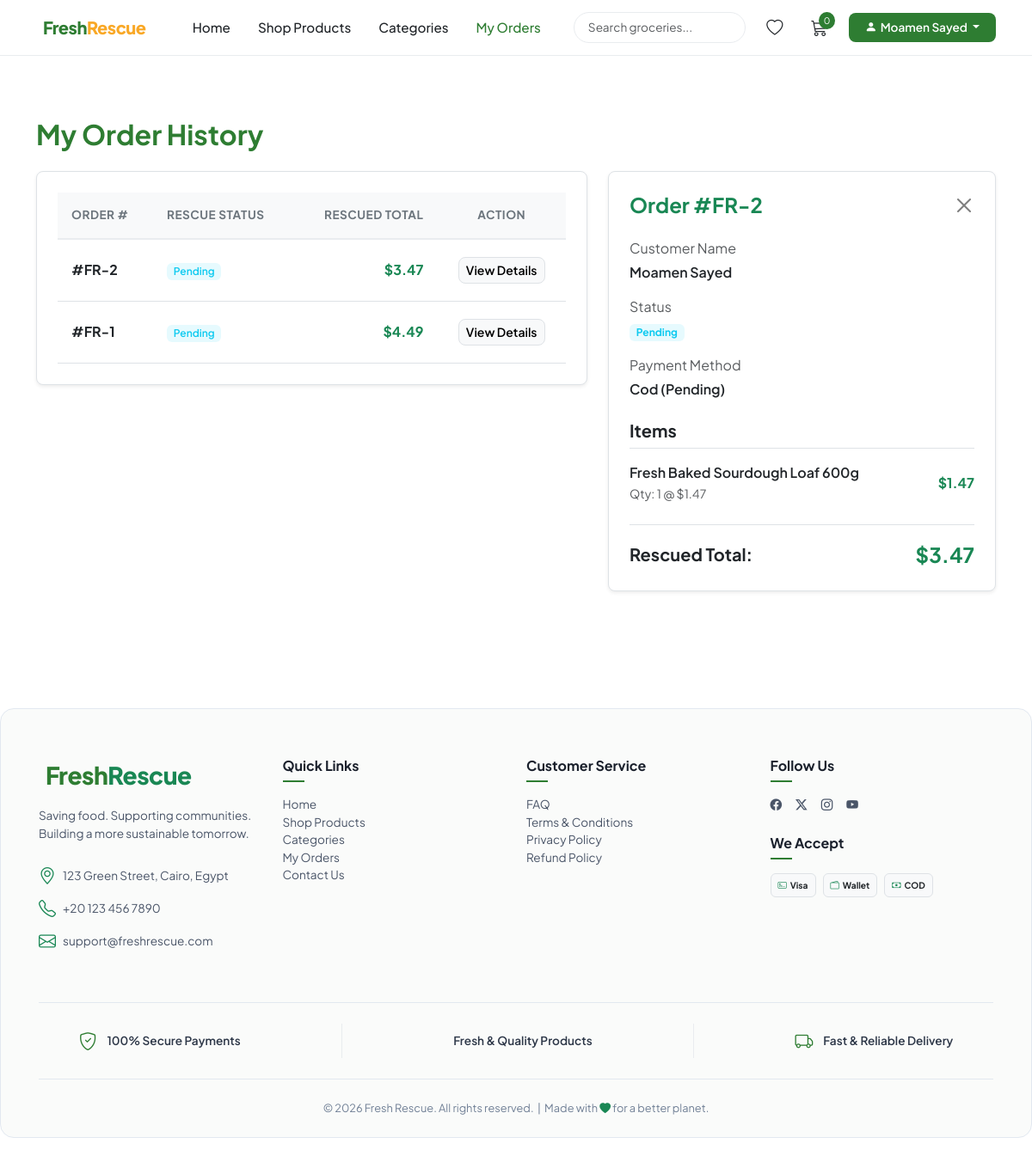
Screenshot of /orders.php?id=2 (signed in) with the database file from the repository.
### tables this page shows
CREATE TABLE `order` (
  `id` int(11) NOT NULL,
  `name` varchar(255) NOT NULL,
  `status` varchar(50) NOT NULL,
  `total_price` decimal(10,2) NOT NULL,
  `user_id` int(11) DEFAULT NULL,
  `payment_id` int(11) DEFAULT NULL,
  `created_at` timestamp NOT NULL DEFAULT current_timestamp()
);

CREATE TABLE `payment` (
  `id` int(11) NOT NULL,
  `method` varchar(50) NOT NULL,
  `status` varchar(50) NOT NULL,
  `paid_at` timestamp NULL DEFAULT NULL
);

CREATE TABLE `order_item` (
  `id` int(11) NOT NULL,
  `order_id` int(11) NOT NULL,
  `product_id` int(11) NOT NULL,
  `quantity` int(11) NOT NULL DEFAULT 1,
  `price_at_purchase` decimal(10,2) NOT NULL
);

CREATE TABLE `product` (
  `id` int(11) NOT NULL,
  `name` varchar(255) NOT NULL,
  `description` text DEFAULT NULL,
  `price` decimal(10,2) NOT NULL,
  `quantity` int(11) NOT NULL DEFAULT 0,
  `category_id` int(11) DEFAULT NULL,
  `image` varchar(255) DEFAULT NULL,
  `discount` int(11) DEFAULT 0,
  `expiration_date` date DEFAULT NULL,
  `status` varchar(50) DEFAULT 'active'
);

### orders.php (the view, shortened to what this page needs)
<?php
$conn = getDatabaseConnection();
$userId = $_SESSION['user_id'];
$userOrders = [];
$selectedOrder = null;
$selectedOrderItems = [];
$stmt = $conn->prepare("SELECT * FROM `order` WHERE `user_id` = ? ORDER BY `id` DESC");
$stmt->bind_param("i", $userId);
$stmt->execute();
$result = $stmt->get_result();
while ($row = $result->fetch_assoc()) {
    $userOrders[] = $row;
}
if (isset($_GET['id'])) {
    $orderId = (int)$_GET['id'];
    $orderStmt = $conn->prepare("SELECT o.*, p.method as payment_method, p.status as payment_status
                                 FROM `order` o
                                 LEFT JOIN `payment` p ON o.payment_id = p.id
                                 WHERE o.id = ? AND o.user_id = ?");
    $orderStmt->bind_param("ii", $orderId, $userId);
    $orderStmt->execute();
    $selectedOrder = $orderStmt->get_result()->fetch_assoc();
    if ($selectedOrder) {
        $itemsStmt = $conn->prepare("SELECT oi.*, p.name as product_name
                                     FROM `order_item` oi
                                     LEFT JOIN `product` p ON oi.product_id = p.id
                                     WHERE oi.order_id = ?");
        $itemsStmt->bind_param("i", $orderId);
        $itemsStmt->execute();
        $itemsResult = $itemsStmt->get_result();
        while ($row = $itemsResult->fetch_assoc()) {
            $selectedOrderItems[] = $row;
        }
    }
}
include __DIR__ . '/includes/head.php';
include __DIR__ . '/includes/navbar.php';
?>
<section class="py-5">
  <div class="container py-4">
    <h2 class="fw-bold mb-4 text-primary-custom">My Order History</h2>
    <div class="row g-4">
      <div class="<?php echo $selectedOrder ? 'col-lg-7' : 'col-lg-10 mx-auto'; ?>">
        <div class="bg-white border rounded-3 p-4 shadow-sm">
          <div class="table-responsive">
            <table class="table align-middle cart-table mb-0">
              <thead>
                <tr>
                  <th scope="col" class="border-top-none">Order #</th>
                  <th scope="col" class="border-top-none">Rescue Status</th>
                  <th scope="col" class="text-end border-top-none">Rescued Total</th>
                  <th scope="col" class="text-center border-top-none">Action</th>
                </tr>
              </thead>
              <tbody>
                <?php if (empty($userOrders)): ?>
                  <tr>
                    <td colspan="4" class="text-center text-muted py-4">
                      <i class="bi bi-receipt fs-3 d-block mb-2 text-success"></i>
                      No recent orders found.
                    </td>
                  </tr>
                <?php else: ?>
                  <?php foreach ($userOrders as $order):
                      $status = strtolower($order['status']);
                      $badgeClass = 'bg-warning text-dark';
                      if ($status === 'delivered' || $status === 'completed') {
                          $badgeClass = 'bg-success bg-opacity-10 text-success';
                      } elseif ($status === 'pending' || $status === 'processing') {
                          $badgeClass = 'bg-info bg-opacity-10 text-info';
                      } elseif ($status === 'cancelled') {
                          $badgeClass = 'bg-danger bg-opacity-10 text-danger';
                      }
                  ?>
                    <tr>
                      <td class="fw-bold text-dark">#FR-<?php echo htmlspecialchars($order['id']); ?></td>
                      <td>
                        <span class="badge <?php echo $badgeClass; ?> px-2.5 py-1 rounded fs-badge">
                          <?php echo htmlspecialchars(ucfirst($order['status'])); ?>
                        </span>
                      </td>
                      <td class="text-end fw-bold text-success">$<?php echo number_format($order['total_price'], 2); ?></td>
                      <td class="text-center">
                        <a href="orders.php?id=<?php echo htmlspecialchars($order['id']); ?>" class="btn btn-light btn-sm border fs-8 fw-semibold rounded-custom">View Details</a>
                      </td>
                    </tr>
                  <?php endforeach; ?>
                <?php endif; ?>
              </tbody>
            </table>
          </div>
        </div>
      </div>
      <?php if ($selectedOrder): ?>
        <div class="col-lg-5">
          <div class="bg-white border rounded-3 p-4 shadow-sm">
            <div class="d-flex justify-content-between align-items-center mb-4">
              <h4 class="fw-bold m-0 text-success">Order #FR-<?php echo htmlspecialchars($selectedOrder['id']); ?></h4>
              <a href="orders.php" class="btn-close" aria-label="Close"></a>
            </div>
            <div class="mb-3">
              <span class="d-block text-muted mb-1 fs-8">Customer Name</span>
              <span class="fw-semibold text-dark"><?php echo htmlspecialchars($selectedOrder['name']); ?></span>
            </div>
            <div class="mb-3">
              <span class="d-block text-muted mb-1 fs-8">Status</span>
              <span class="badge bg-info bg-opacity-10 text-info px-2.5 py-1 rounded">
                <?php echo htmlspecialchars(ucfirst($selectedOrder['status'])); ?>
              </span>
            </div>
            <div class="mb-4">
              <span class="d-block text-muted mb-1 fs-8">Payment Method</span>
              <span class="fw-semibold text-dark"><?php echo htmlspecialchars(ucfirst(str_replace('_', ' ', $selectedOrder['payment_method']))); ?> (<?php echo htmlspecialchars($selectedOrder['payment_status']); ?>)</span>
            </div>
            <h5 class="fw-bold mb-3 border-bottom pb-2">Items</h5>
            <div class="mb-4">
              <?php foreach ($selectedOrderItems as $item): ?>
                <div class="d-flex justify-content-between align-items-center mb-2">
                  <div>
                    <span class="fw-semibold text-dark d-block fs-8"><?php echo htmlspecialchars($item['product_name'] ?? 'Unknown Product'); ?></span>
                    <small class="text-muted">Qty: <?php echo htmlspecialchars($item['quantity']); ?> @ $<?php echo number_format($item['price_at_purchase'], 2); ?></small>
                  </div>
                  <span class="fw-bold text-success">$<?php echo number_format($item['price_at_purchase'] * $item['quantity'], 2); ?></span>
                </div>
              <?php endforeach; ?>
            </div>
            <div class="d-flex justify-content-between align-items-center border-top pt-3">
              <span class="fw-bold text-dark fs-5">Rescued Total:</span>
              <span class="fw-extrabold text-success fs-4 fw-bold">$<?php echo number_format($selectedOrder['total_price'], 2); ?></span>
            </div>
          </div>
        </div>
      <?php endif; ?>
    </div>
  </div>
</section>
<?php include __DIR__ . '/includes/footer.php'; ?>

### assets/css/variables.css (style rules this page uses)
:root { --primary-color: #2E7D32; --primary-hover: #1b5e20; --secondary-color: #F9A826; --bg-color: #ffffff; --card-bg: #f8f9fa; --text-color: #212529; --text-muted: #6c757d; --border-color: #e9ecef; --radius-md: 8px; --shadow-soft: 0 2px 12px rgba(0, 0, 0, 0.04); --font-family: 'Plus Jakarta Sans', sans-serif; --transition: all 0.2s ease-in-out; }
body { font-family: var(--font-family); background-color: var(--bg-color); color: var(--text-color); -webkit-font-smoothing: antialiased; }
a { text-decoration: none; color: inherit; transition: var(--transition); }
.text-primary-custom { color: var(--primary-color) !important; }
.rounded-custom { border-radius: var(--radius-md) !important; }
.border-top-none { border-top: none !important; }
.fs-badge { font-size: 0.75rem !important; font-weight: 600 !important; }

### assets/css/pages.css (style rules this page uses)
.cart-table th { background-color: var(--card-bg); border-bottom: 2px solid var(--border-color); font-size: 0.85rem; text-transform: uppercase; letter-spacing: 0.5px; font-weight: 700; color: var(--text-muted); padding: 1rem; }
.cart-table td { padding: 1.25rem 1rem; vertical-align: middle; }

### rows the page displays
order: id "2", status "Pending", total_price "3.47", name "Moamen Sayed", payment.method "Cod", payment.status "Pending"
order: id "1", status "Pending", total_price "4.49"
order_item: product.name "Fresh Baked Sourdough Loaf 600g", quantity "1", price_at_purchase "1.47", $item['price_at_purchase']*$item['quantity'] "1.47"

### other values shown
$cartCount "0"
$user['name'] "Moamen Sayed"
